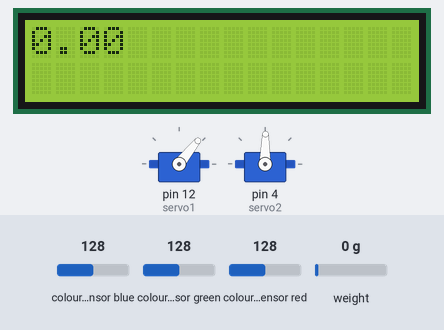
Simulated run of this sketch. Board: Arduino Uno, built with avr-gcc and run on an emulated ATmega328P. On the bench: 2 × servo, 16×2 character LCD. Wiring (inferred from the names in the program): TCS3200 colour sensor: output pin 6; S2 pin 9; S3 pin 10; S0 pin 7; S1 pin 8. The inputs (shaded band) are chosen by the test bench; at power-on: colour sensor blue 128, weight on the scale 0 g, colour sensor green 128, colour sensor red 128. What the sketch prints to the serial monitor is not drawn.

Above: at 5.3 s.
5.4 s: colour sensor blue set to 5
At 6.77 s:
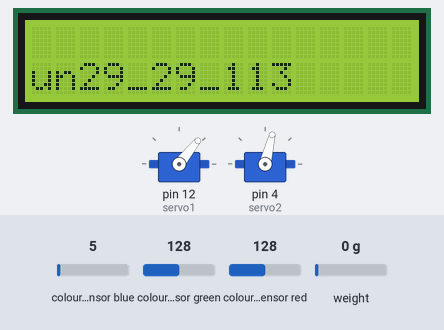
8.4 s: weight on the scale set to 100 g
At 9.3 s:
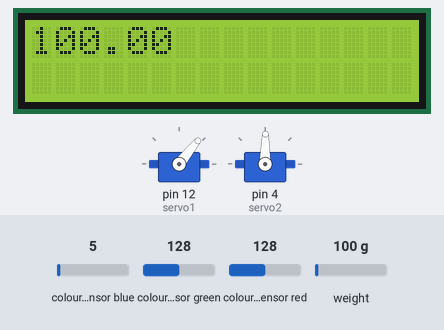
11.4 s: weight on the scale set to 1250 g
At 13.8 s:
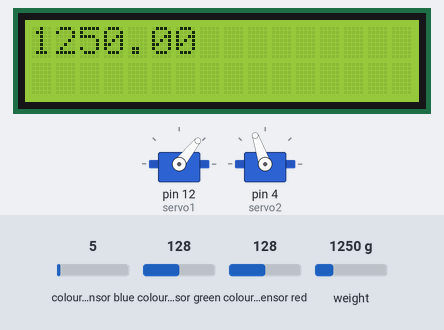
14.0 s: colour sensor green set to 5
At 15.28 s:
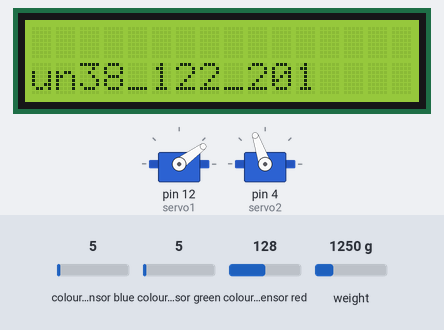
17.0 s: weight on the scale set to 17 g
At 18.3 s:
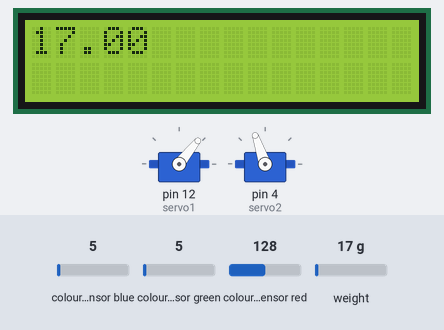
20.0 s: weight on the scale set to 13 g
At 22.0 s:
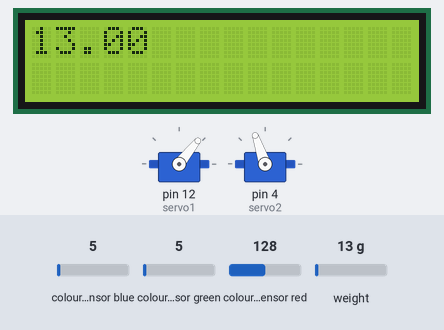
Timing chart, 0 to 25.1 s (numbered marks = the images above; inputs shaded):
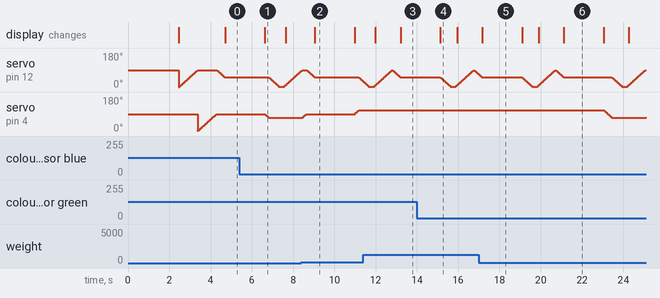

Measured:
- what the display in image 2 shows lasts 1.9 s, from 9.1 s to 11.0 s

The sketch:

newLoad.ino
```cpp
// (c) Michael Schoeffler 2017, http://www.mschoeffler.de
#include <Servo.h>
#include <HX711_ADC.h> // https://github.com/olkal/HX711_ADC
#include <Wire.h>
#include <LiquidCrystal_I2C.h> // LiquidCrystal_I2C library

Servo servo1;
Servo servo2;


#define S0 7 //changed from 4-10&& 5-9
#define S1 8
#define S2 9
#define S3 10
#define sensorOut 6

#if defined(ESP8266)|| defined(ESP32) || defined(AVR)
#include <EEPROM.h>
#endif

HX711_ADC LoadCell(3, 2); // parameters: dt pin, sck pin<span data-mce-type="bookmark" style="display: inline-block; width: 0px; overflow: hidden; line-height: 0;" class="mce_SELRES_start"></span>
LiquidCrystal_I2C lcd(0x3F, 16, 2); // 0x27 is the i2c address of the LCM1602 IIC v1 module (might differ)

const int calVal_eepromAdress = 0;
const int tareOffsetVal_eepromAdress = 4;
unsigned long t = 0;
int red;
int green;
int blue;
int redf;
int greenf;
int bluef;
int pos1;
int pos2;


void setup() {
  servo1.attach(12);
  servo2.attach(4);

  pinMode(S0, OUTPUT);
  pinMode(S1, OUTPUT);
  pinMode(S2, OUTPUT);
  pinMode(S3, OUTPUT);
  // Set Sensor output as input
  pinMode(sensorOut, INPUT);

  digitalWrite(S0,HIGH);
  digitalWrite(S1,LOW);
  Serial.begin(9600);
  LoadCell.begin(); // start connection to HX711
  LoadCell.start(2000); // load cells gets 2000ms of time to stabilize
  LoadCell.setCalFactor(200.0); // calibration factor for load cell => strongly dependent on your individual setup
  lcd.begin(); // begins connection to the LCD module
  lcd.backlight(); // turns on the backlight
  lcd.print("hello");
  pos1=0;
  pos2=0;
}

void loop() {
  for(;pos1<90;pos1++){
    LoadCell.update();
    servo1.write(pos1);
    delay(10);
  }
  for(;pos2<90;pos2++){
    LoadCell.update();
    servo2.write(pos2);
    delay(10);
  }
  for(;pos1>50;pos1--){
    LoadCell.update();
    servo1.write(pos1);
    delay(10);
  }

  //delay(100);
  int deg=0;
  int offset=0;
  LoadCell.update(); // retrieves data from the load cell
  float i = LoadCell.getData(); // get output value
  lcd.clear();
  lcd.setCursor(0, 0); // set cursor to first row
 // lcd.print("Weight[g]:"); // print out to LCD
  //lcd.setCursor(0, 1); // set cursor to secon row
  lcd.print(i); // print out the retrieved value to the second row
  if(i>15){
    offset=20;
  }
  else{
    offset=-20;
  }

  for(int i=0;i<3;i++){
    LoadCell.update();
    colorDetect();
    LoadCell.update();
    redf+=red;
    greenf+=green;
    bluef+=blue;
  }
  redf=redf/4;
  greenf=greenf/4;
  bluef=bluef/4;
  LoadCell.update();
  delay(100);
  //lcd.setCursor(0, 1);
  if((redf>250&&redf<280) &&(greenf>295&&greenf<315)&&(bluef>205&&bluef<225)){
    //lcd.clear();//red color
    lcd.clear();
    lcd.setCursor(0,1);
    deg =-30;
    lcd.print("R");
    lcd.print(redf);
    lcd.print("_");
    lcd.print(greenf);
    lcd.print("_");
    lcd.print(bluef);

    Serial.println("r");
  }

  else if((redf>305&&redf<340) &&(greenf>195&&greenf<215)&&(bluef>140&&bluef<180)){
    //lcd.clear();
    lcd.clear();//green color
    lcd.setCursor(0,1);
    deg=0;
    lcd.print("G");
    lcd.print(redf);
    lcd.print("_");
    lcd.print(greenf);
    lcd.print("_");
    lcd.print(bluef);
    Serial.println("g");
  }
  else if((redf>295&&redf<330) &&(greenf>200&&greenf<240)&&(bluef>120&&bluef<170)){
    //lcd.clear();
   // lcd.setCursor(0, 1);//blue color
    lcd.clear();
    lcd.setCursor(0,1);
    lcd.print("B");
    deg=30;
    lcd.print(redf);
    lcd.print("_");
    lcd.print(greenf);
    lcd.print("_");
    lcd.print(bluef);
    Serial.println("b");

  }
  else{
    //lcd.clear();
    //lcd.setCursor(0, 1);
    lcd.clear();
  lcd.setCursor(0,1);
  lcd.print("un");
  lcd.print(redf);
  lcd.print("_");
    lcd.print(greenf);
    lcd.print("_");
    lcd.print(bluef);
    deg=0;

  }
  int dest=90+deg+offset;
  if(dest>90){
    for(;pos2<dest;pos2++){
    servo2.write(pos2);
    LoadCell.update();
    delay(10);
    }

  }
  else{
    for(;pos2>dest;pos2--){
    servo2.write(pos2);
    LoadCell.update();
    delay(10);
    }

  }


  LoadCell.update();
  for(;pos1>0;pos1--){
    servo1.write(pos1);
    LoadCell.update();
    delay(10);
  }

  if(dest>90){
    for(;pos2<90;pos2--){
    servo2.write(pos2);
    LoadCell.update();
    delay(10);
    }

  }
  else{
    for(;pos2>90;pos2++){
    servo2.write(pos2);
    LoadCell.update();
    delay(10);
    }

  }
  delay(200);
  lcd.clear();


}

void colorDetect(){
  // Read Red Pulse Width
  red = getRedPW();
  // Delay to stabilize sensor
  delay(200);

  // Read Green Pulse Width
  green = getGreenPW();
  // Delay to stabilize sensor
  delay(200);

  // Read Blue Pulse Width
  blue = getBluePW();
  // Delay to stabilize sensor
  delay(200);


  // Print output to Serial Monitor
  Serial.print("Red PW = ");
  Serial.print(red);
  Serial.print(" - Green PW = ");
  Serial.print(green);
  Serial.print(" - Blue PW = ");
  Serial.println(blue);


}

// Function to read Red Pulse Widths
int getRedPW() {

  // Set sensor to read Red only
  digitalWrite(S2,LOW);
  digitalWrite(S3,LOW);
  // Define integer to represent Pulse Width
  int PW;
  // Read the output Pulse Width
  PW = pulseIn(sensorOut, LOW);
  // Return the value
  return PW;

}

// Function to read Green Pulse Widths
int getGreenPW() {

  // Set sensor to read Green only
  digitalWrite(S2,HIGH);
  digitalWrite(S3,HIGH);
  // Define integer to represent Pulse Width
  int PW;
  // Read the output Pulse Width
  PW = pulseIn(sensorOut, LOW);
  // Return the value
  return PW;

}

// Function to read Blue Pulse Widths
int getBluePW() {

  // Set sensor to read Blue only
  digitalWrite(S2,LOW);
  digitalWrite(S3,HIGH);
  // Define integer to represent Pulse Width
  int PW;
  // Read the output Pulse Width
  PW = pulseIn(sensorOut, LOW);
  // Return the value
  return PW;

}
```
